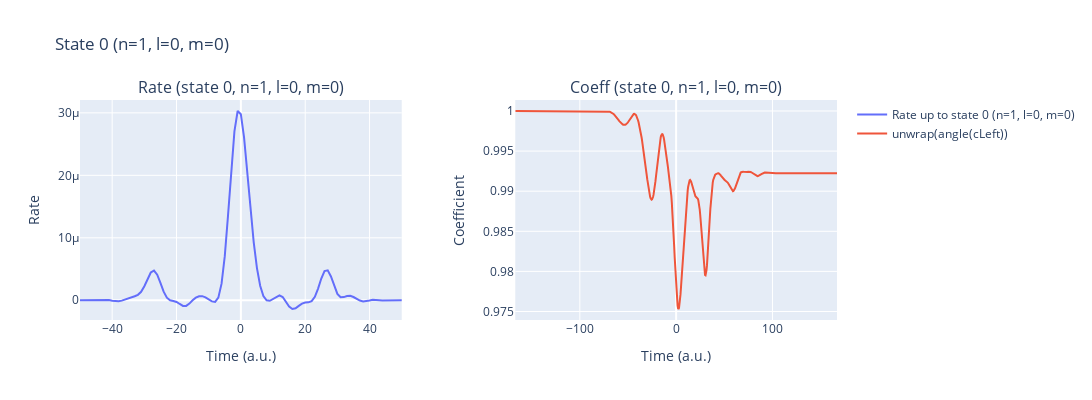

Write notebook code for a chart like this one.
### Code cell
%autoreload
laser_pulses.add_pulse(params['lam0'], params['intensity'], params['cep'], params['lam0']/ AtomicUnits.nm / AtomicUnits.speed_of_light)
laser_pulses.add_pulse(250, 8e9, -np.pi/2, 250/ AtomicUnits.nm / AtomicUnits.speed_of_light, t0=0)
t_min, t_max = laser_pulses.get_time_interval()
time_recon_3= np.arange(int(t_min), int(t_max)+1, 1.)
rateExcited_3 = IonRate(time_recon_3, laser_pulses, params, dT=0.5, kernel_type='exact_SFA', excitedStates=3, coeffType="trecx", gauge="length", get_p_only=True, only_c0_is_1_rest_normal=False, delay=0)
laser_pulses.reset()

### Figure 1 — Plotly figure (JSON) as saved in the notebook; plotly's stock layout.template omitted (floating-point values rounded to 4 significant figures; data arrays with more than 128 entries replaced by an {"elided": "..."} marker saying what was removed)
{"data": [{"mode": "lines", "name": "Rate up to state 0 (n=1, l=0, m=0)", "type": "scatter", "x": {"elided": "333 int values"}, "xaxis": "x", "y": {"elided": "333 float values"}, "yaxis": "y"}, {"mode": "lines", "name": "unwrap(angle(cLeft))", "type": "scatter", "x": {"elided": "669 float values"}, "xaxis": "x2", "y": {"elided": "669 float values"}, "yaxis": "y2"}], "layout": {"annotations": [{"font": {"size": 16}, "showarrow": false, "text": "Rate (state 0, n=1, l=0, m=0)", "x": 0.2125, "xanchor": "center", "xref": "paper", "y": 1, "yanchor": "bottom", "yref": "paper"}, {"font": {"size": 16}, "showarrow": false, "text": "Coeff (state 0, n=1, l=0, m=0)", "x": 0.7875, "xanchor": "center", "xref": "paper", "y": 1, "yanchor": "bottom", "yref": "paper"}], "height": 400, "title": {"text": "State 0 (n=1, l=0, m=0)"}, "width": 1200, "xaxis": {"anchor": "y", "domain": [0, 0.425], "range": [-50, 50], "title": {"text": "Time (a.u.)"}}, "xaxis2": {"anchor": "y2", "domain": [0.575, 1], "title": {"text": "Time (a.u.)"}}, "yaxis": {"anchor": "x", "domain": [0, 1], "title": {"text": "Rate"}}, "yaxis2": {"anchor": "x2", "domain": [0, 1], "title": {"text": "Coefficient"}}}}
